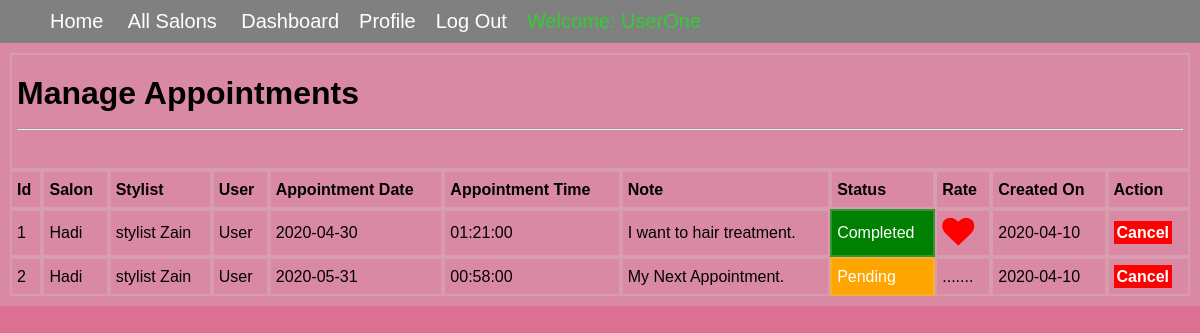
Screenshot of /user/appointment_manage.php (signed in) with the database file from the repository.
### tables this page shows
CREATE TABLE `tbl_appointment` (
  `appointment_id` int(11) NOT NULL,
  `salon_id` int(11) NOT NULL,
  `stylist_id` int(11) NOT NULL,
  `user_id` int(11) NOT NULL,
  `appointment_date` date NOT NULL,
  `appointment_time` time NOT NULL,
  `note` text NOT NULL,
  `status` int(11) DEFAULT '0',
  `created_date` date NOT NULL
);

CREATE TABLE `tbl_salon` (
  `salon_id` int(11) NOT NULL,
  `name` varchar(200) NOT NULL,
  `contact_no` varchar(15) NOT NULL,
  `email` varchar(50) NOT NULL,
  `logo_image` varchar(200) NOT NULL,
  `country` varchar(50) NOT NULL,
  `province` varchar(50) NOT NULL,
  `city` varchar(50) NOT NULL,
  `address` varchar(200) NOT NULL,
  `zip_code` varchar(50) NOT NULL,
  `opening_time` time NOT NULL,
  `closing_time` time NOT NULL,
  `create_date` date NOT NULL
);

CREATE TABLE `tbl_stylist` (
  `stylist_id` int(11) NOT NULL,
  `username` varchar(100) NOT NULL,
  `email` varchar(100) NOT NULL,
  `phone` varchar(15) DEFAULT NULL,
  `address` varchar(255) DEFAULT NULL,
  `gender` varchar(10) DEFAULT NULL,
  `profile_image` varchar(255) DEFAULT NULL,
  `password` varchar(255) NOT NULL,
  `services` int(11) DEFAULT NULL,
  `join_date` date NOT NULL
);

CREATE TABLE `tbl_user` (
  `user_id` int(11) NOT NULL,
  `first_name` varchar(100) NOT NULL,
  `last_name` varchar(100) NOT NULL,
  `phone` varchar(15) NOT NULL,
  `email` varchar(100) NOT NULL,
  `profile_image` varchar(255) NOT NULL,
  `gender` varchar(6) NOT NULL,
  `password` varchar(100) NOT NULL,
  `role` varchar(20) NOT NULL DEFAULT 'user',
  `join_date` date NOT NULL
);

### user/appointment_manage.php (the view, shortened to what this page needs)
<!DOCTYPE html>
<html>
<head>
    <link rel="stylesheet" href="../include_files/mystyle.css">
    <link rel="stylesheet" href="../include_files/font-awesome/css/font-awesome.min.css">
</head>
<body>
<?php include_once "../navigation.php"; ?>
<table border="0" cellpadding="5" cellspacing="0">
    <tr>
        <td colspan="20"><h1>Manage Appointments</h1><hr><br></td>
    </tr>
    <tr>
        <td><strong>Id</strong></td>
        <td><strong>Salon</strong></td>
        <td><strong>Stylist</strong></td>
        <td><strong>User</strong></td>
        <td><strong>Appointment Date</strong></td>
        <td><strong>Appointment Time</strong></td>
        <td><strong>Note</strong></td>
        <td><strong>Status</strong></td>
        <td><strong>Rate</strong></td>
        <td><strong>Created On</strong></td>
        <td><strong>Action</strong></td>
    </tr>
    <?php
    require_once '../database_connection.php';
    $user_id = $_SESSION['user_session']['user_id'];
    $sql = "SELECT
                tbl_appointment.appointment_id,
                tbl_appointment.appointment_date,
                tbl_appointment.appointment_time,
                tbl_appointment.note,
                tbl_appointment.status,
                tbl_appointment.created_date,
                tbl_salon.name,
                tbl_user.first_name,
                tbl_user.user_id,
                tbl_stylist.username,
                tbl_stylist.stylist_id
            FROM
                tbl_appointment
            INNER JOIN tbl_salon ON tbl_appointment.salon_id = tbl_salon.salon_id
            INNER JOIN tbl_stylist ON tbl_appointment.stylist_id = tbl_stylist.stylist_id
            INNER JOIN tbl_user ON tbl_user.user_id = tbl_appointment.user_id
            WHERE tbl_appointment.user_id = '$user_id'";
    $result = $conn->query($sql);
    if ($result->rowCount() > 0) {
        while ($row = $result->fetch(PDO::FETCH_ASSOC)) {
            echo "<tr>";
            echo "<td>".$row['appointment_id']."</td>";
            echo "<td>".$row['name']."</td>";
            echo "<td>".$row['username']."</td>";
            echo "<td>".$row['first_name']."</td>";
            echo "<td>".$row['appointment_date']."</td>";
            echo "<td>".$row['appointment_time']."</td>";
            echo "<td>".$row['note']."</td>";
            if ($row['status'] == 1) {
                echo "<td class='complete'>Completed</td>";
            } else {
                echo "<td class='pending'>Pending</td>";
            }
            if ($row['status'] == 1) {
                $user_id = $row['user_id'];
                $stylist_id = $row['stylist_id'];
                $sql2 = "SELECT * FROM tbl_stylist_rate WHERE user_id='$user_id' AND stylist_id='$stylist_id'";
                $fire2 = $conn->query($sql2);
                $result2 = $fire2->fetch(PDO::FETCH_ASSOC);
                if ($result2['rating'] == 1) {
                    echo "<td><a class='like' href='stylist_rate_submit.php?stylist_id=".$row['stylist_id']."&user_id=".$row['user_id']."'><i class='fa fa-heart fa-2x'></i></a></td>";
                } else
                echo "<td><a class='dis-like' href='stylist_rate_submit.php?stylist_id=".$row['stylist_id']."&user_id=".$row['user_id']."'><i class='fa fa-heart-o fa-2x'></i></a></td>";
            } else {
                echo "<td>.......</td>";
            }
            echo "<td>".$row['created_date']."</td>";
            if ($row['status'] == 1) {
                echo "<td><a class='not_allowed' href='#'>Cancel</a></td>";
            }
            else {
                echo "<td><a class='delete' href='appointment_delete.php?appointment_id=".$row['appointment_id']."'>Cancel</a></td>";
            }
            echo "</tr>";
        }
    } else {
        echo '<tr>';
        echo '<td><h2>No Data Found</h2></td>';
        echo '</tr>';
    }
    ?>
</table>
</body>
</html>

### include_files/mystyle.css (style rules this page uses)
body { font-family: sans-serif; margin: 0; }
* { box-sizing: border-box; }

### user/appointment_manage.php (style rules this page uses)
body { background-color: palevioletred; }
table { padding: 10px; background-color: #d3d3d340; width: 100%; margin: 0 auto; line-height: 25px; }
td { border: 2px solid #d3d3d340; }
.delete { background-color: red; color: white; font-weight: bold; padding: 3px; text-decoration: none; }
.not_allowed { background-color: red; color: white; font-weight: bold; padding: 3px; text-decoration: none; }
.complete { background-color: green; color: white; padding: 5px; }
.pending { background-color: orange; color: white; padding: 5px; }
.like { color: red; }

### rows the page displays
tbl_appointment: appointment_id "1", salon.name "Hadi", stylist.username "stylist Zain", user.first_name "User", appointment_date "2020-04-30", appointment_time "01:21:00", note "I want to hair treatment.", status "Completed", created_date "2020-04-10"
tbl_appointment: appointment_id "2", salon.name "Hadi", stylist.username "stylist Zain", user.first_name "User", appointment_date "2020-05-31", appointment_time "00:58:00", note "My Next Appointment.", status "Pending", created_date "2020-04-10"
